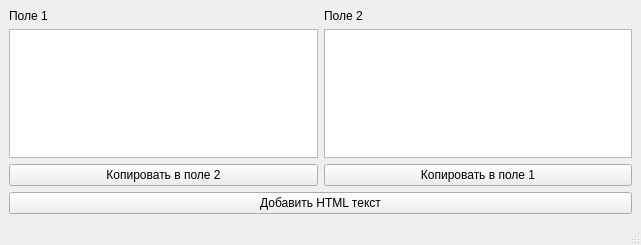
<?xml version="1.0" encoding="UTF-8"?>
<ui version="4.0">
 <class>MainWindow</class>
 <widget class="QMainWindow" name="MainWindow">
  <property name="geometry">
   <rect>
    <x>0</x>
    <y>0</y>
    <width>641</width>
    <height>245</height>
   </rect>
  </property>
  <property name="windowTitle">
   <string>MainWindow</string>
  </property>
  <widget class="QWidget" name="centralwidget">
   <layout class="QVBoxLayout" name="verticalLayout_3">
    <item>
     <layout class="QHBoxLayout" name="horizontalLayout">
      <item>
       <layout class="QVBoxLayout" name="verticalLayout">
        <item>
         <widget class="QLabel" name="label">
          <property name="text">
           <string>Поле 1</string>
          </property>
         </widget>
        </item>
        <item>
         <widget class="QPlainTextEdit" name="plainTextEdit"/>
        </item>
        <item>
         <widget class="QPushButton" name="copyText1toText2">
          <property name="text">
           <string>Копировать в поле 2</string>
          </property>
         </widget>
        </item>
       </layout>
      </item>
      <item>
       <layout class="QVBoxLayout" name="verticalLayout_2">
        <item>
         <widget class="QLabel" name="label_2">
          <property name="text">
           <string>Поле 2</string>
          </property>
         </widget>
        </item>
        <item>
         <widget class="QPlainTextEdit" name="plainTextEdit_2"/>
        </item>
        <item>
         <widget class="QPushButton" name="copyText2toText1">
          <property name="text">
           <string>Копировать в поле 1</string>
          </property>
         </widget>
        </item>
       </layout>
      </item>
     </layout>
    </item>
    <item>
     <widget class="QPushButton" name="addHTML">
      <property name="text">
       <string>Добавить HTML текст</string>
      </property>
     </widget>
    </item>
   </layout>
  </widget>
  <widget class="QMenuBar" name="menubar">
   <property name="geometry">
    <rect>
     <x>0</x>
     <y>0</y>
     <width>641</width>
     <height>21</height>
    </rect>
   </property>
  </widget>
  <widget class="QStatusBar" name="statusbar"/>
 </widget>
 <resources/>
 <connections/>
</ui>
